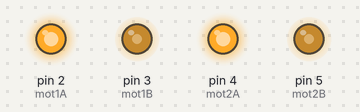
The sketch below on a simulated Arduino Uno, built with avr-gcc and run on an emulated ATmega328P. Shown: output pins drawn as LEDs (lit = HIGH).

Above: at 0.05 s.
At 1.95 s:
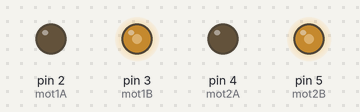
Timing chart, 0 to 3.0 s (numbered marks = the images above):
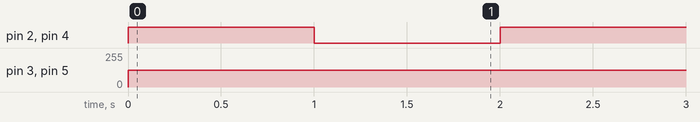

The sketch:

platform_test.ino
```cpp
#define mot1A 2
#define mot1B 3 //PWM
#define mot2A 4
#define mot2B 5 //PWM

void setup(){
  pinMode(mot1A, OUTPUT);
  pinMode(mot1B, OUTPUT);
  pinMode(mot2A, OUTPUT);
  pinMode(mot2B, OUTPUT);
}

void loop() {
  move(127, 127);
  delay(1000);
  move(-127, -127);
  delay(1000);
}

void move(int left, int right){
  if(left > 0){
    digitalWrite(mot1A, HIGH);
    analogWrite(mot1B, left);
  }else{
    digitalWrite(mot1A, LOW);
    analogWrite(mot1B, -left);
  }
  if(right > 0){
    digitalWrite(mot2A, HIGH);
    analogWrite(mot2B, right);
  }else{
    digitalWrite(mot2A, LOW);
    analogWrite(mot2B, -right);
  }
}
```

Measured:
- by itself, pin 2 (mot1A), pin 4 (mot2A): alternates HIGH for 1.0 s and LOW for 1.0 s
- by itself, pin 3 (mot1B), pin 5 (mot2B): 0/255 → 127/255 at 0.00 s
